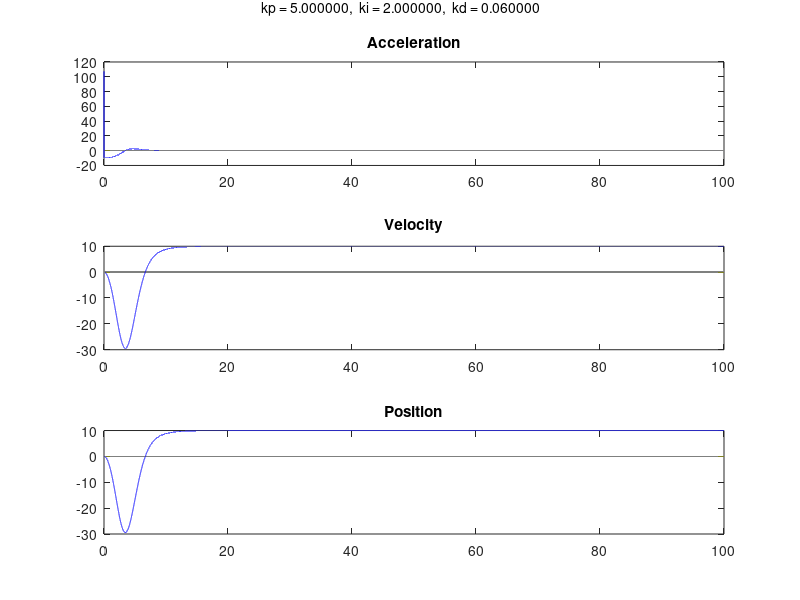
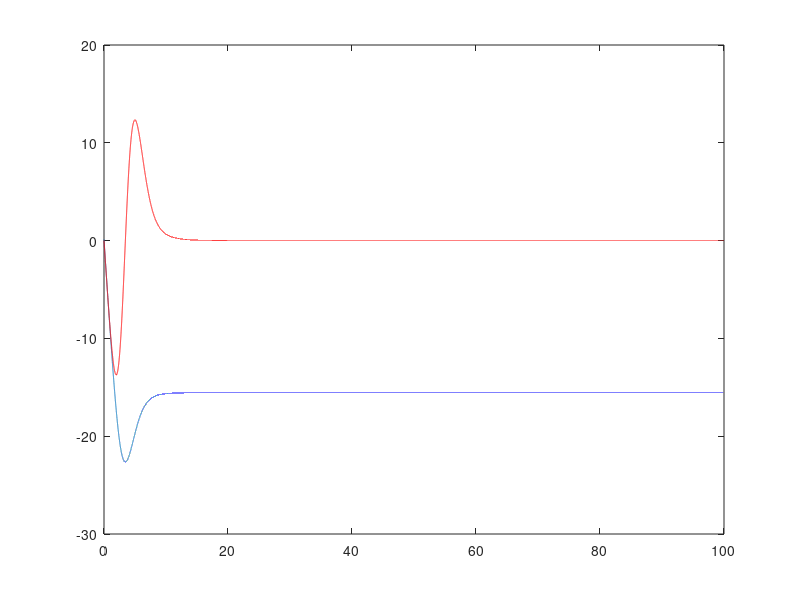

Recreate these plots in MATLAB, in order.
function main()
  % Constants
    g = 9.82;    % gravity
    m = 1.0;     % mass of copter
    L = 0.25;    % distance to center
    k = 3e-4;    % propeller constant
    b = 0;       % drag coefficent

    
  % PID-coefficients
    kp = 5.0;
    ki = 2.0;
    kd = 0.06;%4;

  % Initial values
    a = [ 0 ; 0 ; -g ];
    I = [0.025 0 0; 0 0.025 0; 0 0 0.05];
    v0 = zeros(3,1);
    v = v0;
    v2 = v0;
    pos = zeros(3,1);
    pos2 = zeros(3,1);
    thetaVec = zeros(3,1);
    
    refHeight = 10;
    errHeight = ones(4,1)*(pos(3)-refHeight); %
    integral = zeros(4,1);
    %inputs = zeros(4,1);
    
  % Time variables
    h = 0.001; % step length / delta time
    tStart = 0;
    tStop = 100;
    ta = tStart:h:tStop;
    counter = 0;
   
  % Variables to store values for plots  
    posVec = zeros(3,numel(ta));
    velVec = zeros(3,numel(ta));
    accVec = zeros(3,numel(ta));
    v2vec = zeros(3,numel(ta));
    
%     angVec = zeros(3,numel(ta));
%     angVec = zeros(3,numel(ta));
%     angVec = zeros(3,numel(ta));
    
%   %Variables for another aproach
%     aN = a; 
%     vN = v;
%     pN = pos;
%     
%     pNVec = posVec;
%     vNVec = velVec;
%     aNVec = accVec;
%     sumAN = zeros(3,1);
%     
%     eN = pN(3)-refHeight;
%     integralN = 0;
%     %inputsN= zeros(4,1);
%     %thrustTotN = zeros(4,1);
       
    for t = ta;
        counter = counter +1;
       
        errHeightPrev = errHeight;
        errHeight = ones(4,1) * (refHeight - pos(3)); %DETTA M?STE ?NDRAS N?R VI INF?R VINKLAR
        
        [inputs, integral] = pidHeight( kp,ki,kd,errHeight, errHeightPrev, h, integral);
        thrustTot = thrust(k,inputs);
     
        rotMat = rotation( thetaVec );
        
        %TODO uppdatera vinklar
        
        a = acceleration(g, rotMat, thrustTot, m);
        v = velocity(a, t, v0);
        pos = pos + h * v; %Euler   
        pos2 = pos2 + h * v2; %Euler
        v2 = v2 + h*a;
         
        aA = angAcceleration(I, inputs, L, b, k);
        aV = angVelocity(aA, t);
        
        v2vec(:,counter) = v2;
        posVec(:,counter) = pos;
        velVec(:,counter) = v;
        accVec(:,counter) = a; 
% %The other aproach
%         eNprev = eN;
%         eN = refHeight - pN(3);
% 
%         [inputsN, integralN] = pidHeightN( eN, eNprev, h, integralN);
%         thrustTotN = thrust(k,inputsN);
% 
%         aN = -[0;0;g] + (rotMat * [0;0;thrustTotN]) ./ m;
%         sumAN = aN + sumAN;
%         vN = h * sumAN;
%         pN = pN + vN*h;
%         
%         pNVec(:,counter) = pN;
%         vNVec(:,counter) = vN;
%         aNVec(:,counter) = aN;
    end

    subplotFunc(ta, accVec,velVec, posVec, sprintf('\b kp = %f,  ki = %f,  kd = %f',kp,ki,kd)); 
     figure
     plot(ta,v2vec(3,:));
     hold on 
     plot(ta,velVec(3,:), 'r');
end

function acc = acceleration(g , rotMat, thrustTot, m)
    gravity = [0; 0; -g];
    acc = gravity + (rotMat * [0;0;thrustTot]) ./ m; %3x1-vector 
end

% Compute torques, given current inputs, length, drag coefficient, and thrust coefficient.

function tau = torques(inputs, L, b, k)

tau = [
    L*k*(inputs(1)-inputs(3)) 
    L*k*(inputs(2)-inputs(4))
    b*(inputs(1)-inputs(2)+inputs(3)-inputs(4))
    ];
    
end

function angAcc = angAcceleration(I, inputs, L, b, k)
    tau = torques(inputs, L, b, k);                       % vec3 of torques in x,y,z
    angAcc = inv(I)*tau;

end

function angVel = angVelocity(aa, t)
    angVel = aa*t;
end

function vel = velocity(a,t, v0)
    vel = a*t + v0; 
end

function thrustTot = thrust(k, inputs)
    thrustTot = k*sum(inputs.^2); %d?r input ?r en 4x1-vector inneh?llandes de fyra rotorernas vinkelhastighet.
end

function [input,integral] = pidHeight(kp,ki,kd,errHeight, errHeightPrev,h,integral)
    integral = integral + errHeight*h;
    derivative = ((errHeight-errHeightPrev)./h);
    input = (kp*errHeight + ki*integral + kd*derivative)./4;
    
    control = input < 0; % We cant have negative input, therefore
    input(control) = 0;  % we set all negative values to zero
end

function [inputN,integralN] = pidHeightN(eN, eNprev,h,integralN)
    kp = 5.0;%3;
    ki = 2.0;%5.5;
    kd = 0.06;%4;
    integralN = integralN + eN*h;
    derivative = ((eN-eNprev)/h);
    inputN = kp*eN + ki*integralN + kd*derivative;
end

function rotMat = rotation( thetaVec )
    roll    = thetaVec(1);
    pitch   = thetaVec(2);
    yaw     = thetaVec(3);

    rotMat = zeros(3);
    rotMat(:, 1) = [
        cos(yaw) * cos(pitch)
        cos(pitch) * sin(yaw)
        - sin(pitch)
    ];
    rotMat(:, 2) = [
        cos(yaw) * sin(pitch) * sin(roll) - cos(roll) * sin(yaw)
        cos(yaw) * cos(roll) + sin(yaw) * sin(pitch) * sin(roll)
        cos(pitch) * sin(roll)
    ];
    rotMat(:, 3) = [
        sin(yaw) * sin(roll) + cos(yaw) * cos(roll) * sin(pitch)
        cos(roll) * sin(yaw) * sin(pitch) - cos(yaw) * sin(roll)
        cos(pitch) * cos(roll)
    ];
end


function subplotFunc(x,y1,y2,y3,str)
    figure
    subplot(3,1,1)
            plot(x, y1(1,:), 'r')       %plot z acc
            hold on
            plot(x, y1(2,:), 'g')
            plot(x, y1(3,:), 'b')
            title('Acceleration')
                subplot(3,1,2)
                plot(x,y2(1,:), 'r')    %plot z vel
                hold on
                plot(x, y3(2,:),'g')
                plot(x, y3(3,:), 'b')
                title('Velocity')
                    subplot(3,1,3)
                    plot(x, y3(1,:), 'r')%plot z pos
                    hold on
                    plot(x, y3(2,:), 'g')
                    plot(x, y3(3,:), 'b')
                    title('Position')

                    ha = axes('Position',[0 0.9 1 1],'Xlim',[0 1],'Ylim',[0 1],'Box','off','Visible','off','Units','normalized', 'clipping' , 'off');

    text(0.5, 0.1,str,'HorizontalAlignment' ,'center','VerticalAlignment', 'top')

end

